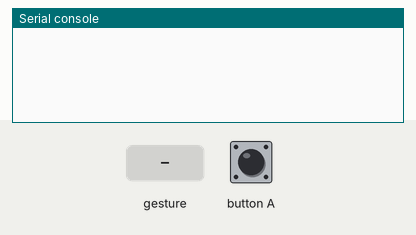
Bench run of a program on a simulated BBC micro:bit (MakeCode). On the bench: the last lines printed to the serial console. The test bench sets the inputs (shaded band). No radio messages arrive unless stated (any console line starting 'radio sent:' is added by the test bench); a tilt is held for 1.5 s and a shake lasts 1 s, then the board lies face up again.

Above: at 1.2 s.
1.3 s: button A pressed for 0.15 s
At 1.9 s:
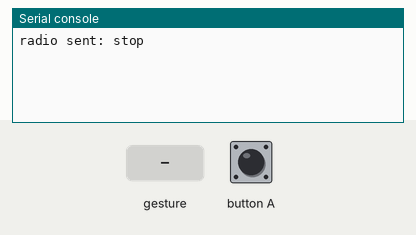
2.9 s: gesture 'logo up'
At 3.6 s:
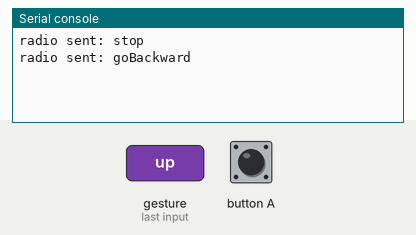
4.5 s: gesture 'tilt right'
At 5.7 s:
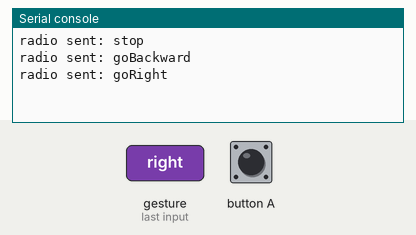
6.0 s: gesture 'tilt left'
At 7.2 s:
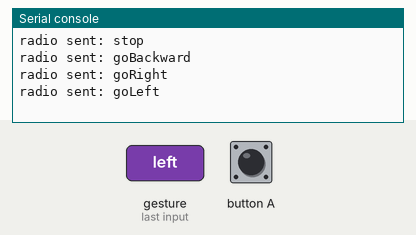
7.6 s: gesture 'logo down'
At 8.4 s:
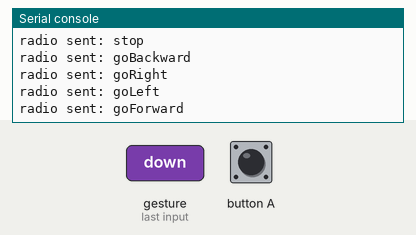

The program:

main.ts
```typescript
input.onGesture(Gesture.LogoUp, function () {
    radio.sendString("goBackward")
})
input.onButtonPressed(Button.A, function () {
    radio.sendString("stop")
})
input.onGesture(Gesture.TiltRight, function () {
    radio.sendString("goRight")
})
input.onGesture(Gesture.TiltLeft, function () {
    radio.sendString("goLeft")
})
input.onGesture(Gesture.LogoDown, function () {
    radio.sendString("goForward")
})
radio.setGroup(1)
```

test.ts
```typescript
// les tests vont ici ; cela ne sera pas compilé si ce paquet est utilisé en tant qu'extension.
```

Measured:
- after the input at 1.3 s, the serial console: prints a new line after 0.15 s (image 1)
- after the input at 2.9 s, the serial console: prints a new line after 0.10 s (image 2)
- after the input at 4.5 s, the serial console: prints a new line at once (image 3)
- after the input at 6.0 s, the serial console: prints a new line after 0.10 s (image 4)
- after the input at 7.6 s, the serial console: prints a new line at once (image 5)
